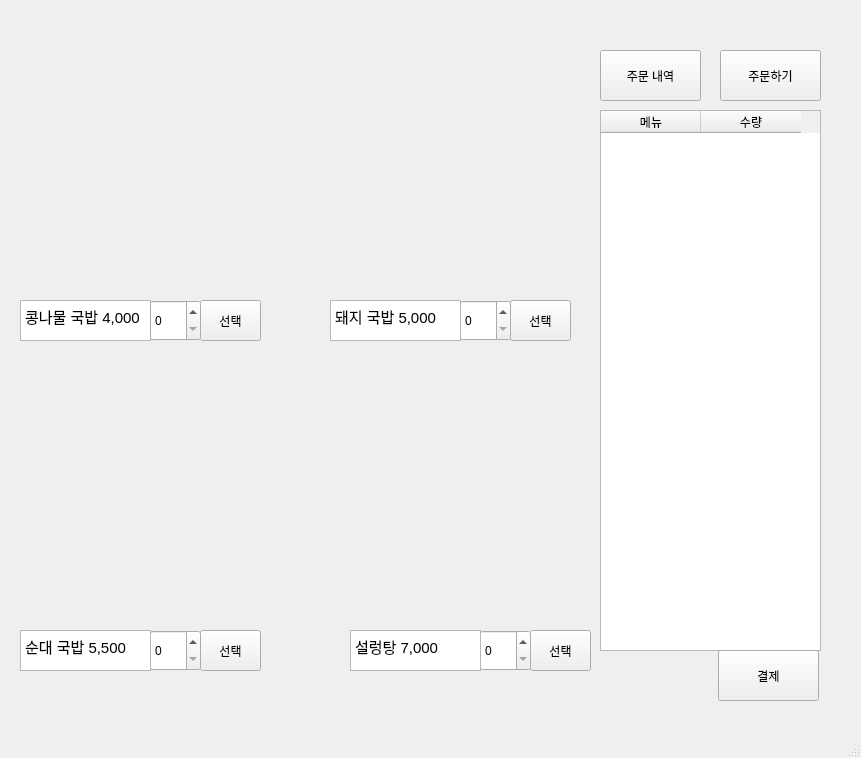
<?xml version="1.0" encoding="UTF-8"?>
<ui version="4.0">
 <class>MainWindow</class>
 <widget class="QMainWindow" name="MainWindow">
  <property name="geometry">
   <rect>
    <x>0</x>
    <y>0</y>
    <width>861</width>
    <height>758</height>
   </rect>
  </property>
  <property name="windowTitle">
   <string>MainWindow</string>
  </property>
  <widget class="QWidget" name="centralwidget">
   <widget class="QTextEdit" name="kongnamul">
    <property name="geometry">
     <rect>
      <x>20</x>
      <y>300</y>
      <width>131</width>
      <height>41</height>
     </rect>
    </property>
    <property name="html">
     <string>&lt;!DOCTYPE HTML PUBLIC &quot;-//W3C//DTD HTML 4.0//EN&quot; &quot;http://www.w3.org/TR/REC-html40/strict.dtd&quot;&gt;
&lt;html&gt;&lt;head&gt;&lt;meta name=&quot;qrichtext&quot; content=&quot;1&quot; /&gt;&lt;style type=&quot;text/css&quot;&gt;
p, li { white-space: pre-wrap; }
&lt;/style&gt;&lt;/head&gt;&lt;body style=&quot; font-family:'Ubuntu'; font-size:11pt; font-weight:400; font-style:normal;&quot;&gt;
&lt;p style=&quot; margin-top:0px; margin-bottom:0px; margin-left:0px; margin-right:0px; -qt-block-indent:0; text-indent:0px;&quot;&gt;콩나물 국밥 4,000&lt;/p&gt;&lt;/body&gt;&lt;/html&gt;</string>
    </property>
   </widget>
   <widget class="QPushButton" name="payment">
    <property name="geometry">
     <rect>
      <x>720</x>
      <y>50</y>
      <width>101</width>
      <height>51</height>
     </rect>
    </property>
    <property name="text">
     <string>주문하기</string>
    </property>
   </widget>
   <widget class="QPushButton" name="orderlist">
    <property name="geometry">
     <rect>
      <x>600</x>
      <y>50</y>
      <width>101</width>
      <height>51</height>
     </rect>
    </property>
    <property name="text">
     <string>주문 내역</string>
    </property>
   </widget>
   <widget class="QPushButton" name="kongnamul_select">
    <property name="geometry">
     <rect>
      <x>200</x>
      <y>300</y>
      <width>61</width>
      <height>41</height>
     </rect>
    </property>
    <property name="text">
     <string>선택</string>
    </property>
   </widget>
   <widget class="QSpinBox" name="kongnamul_cnt">
    <property name="geometry">
     <rect>
      <x>150</x>
      <y>300</y>
      <width>51</width>
      <height>41</height>
     </rect>
    </property>
   </widget>
   <widget class="QPushButton" name="pig_select">
    <property name="geometry">
     <rect>
      <x>510</x>
      <y>300</y>
      <width>61</width>
      <height>41</height>
     </rect>
    </property>
    <property name="text">
     <string>선택</string>
    </property>
   </widget>
   <widget class="QSpinBox" name="pig_cnt">
    <property name="geometry">
     <rect>
      <x>460</x>
      <y>300</y>
      <width>51</width>
      <height>41</height>
     </rect>
    </property>
   </widget>
   <widget class="QTextEdit" name="pig">
    <property name="geometry">
     <rect>
      <x>330</x>
      <y>300</y>
      <width>131</width>
      <height>41</height>
     </rect>
    </property>
    <property name="html">
     <string>&lt;!DOCTYPE HTML PUBLIC &quot;-//W3C//DTD HTML 4.0//EN&quot; &quot;http://www.w3.org/TR/REC-html40/strict.dtd&quot;&gt;
&lt;html&gt;&lt;head&gt;&lt;meta name=&quot;qrichtext&quot; content=&quot;1&quot; /&gt;&lt;style type=&quot;text/css&quot;&gt;
p, li { white-space: pre-wrap; }
&lt;/style&gt;&lt;/head&gt;&lt;body style=&quot; font-family:'Ubuntu'; font-size:11pt; font-weight:400; font-style:normal;&quot;&gt;
&lt;p style=&quot; margin-top:0px; margin-bottom:0px; margin-left:0px; margin-right:0px; -qt-block-indent:0; text-indent:0px;&quot;&gt;돼지 국밥 5,000&lt;/p&gt;&lt;/body&gt;&lt;/html&gt;</string>
    </property>
   </widget>
   <widget class="QPushButton" name="soondea_select">
    <property name="geometry">
     <rect>
      <x>200</x>
      <y>630</y>
      <width>61</width>
      <height>41</height>
     </rect>
    </property>
    <property name="text">
     <string>선택</string>
    </property>
   </widget>
   <widget class="QSpinBox" name="soondea_cnt">
    <property name="geometry">
     <rect>
      <x>150</x>
      <y>630</y>
      <width>51</width>
      <height>41</height>
     </rect>
    </property>
   </widget>
   <widget class="QTextEdit" name="soondea">
    <property name="geometry">
     <rect>
      <x>20</x>
      <y>630</y>
      <width>131</width>
      <height>41</height>
     </rect>
    </property>
    <property name="html">
     <string>&lt;!DOCTYPE HTML PUBLIC &quot;-//W3C//DTD HTML 4.0//EN&quot; &quot;http://www.w3.org/TR/REC-html40/strict.dtd&quot;&gt;
&lt;html&gt;&lt;head&gt;&lt;meta name=&quot;qrichtext&quot; content=&quot;1&quot; /&gt;&lt;style type=&quot;text/css&quot;&gt;
p, li { white-space: pre-wrap; }
&lt;/style&gt;&lt;/head&gt;&lt;body style=&quot; font-family:'Ubuntu'; font-size:11pt; font-weight:400; font-style:normal;&quot;&gt;
&lt;p style=&quot; margin-top:0px; margin-bottom:0px; margin-left:0px; margin-right:0px; -qt-block-indent:0; text-indent:0px;&quot;&gt;순대 국밥 5,500&lt;/p&gt;&lt;/body&gt;&lt;/html&gt;</string>
    </property>
   </widget>
   <widget class="QPushButton" name="cow_select">
    <property name="geometry">
     <rect>
      <x>530</x>
      <y>630</y>
      <width>61</width>
      <height>41</height>
     </rect>
    </property>
    <property name="text">
     <string>선택</string>
    </property>
   </widget>
   <widget class="QSpinBox" name="cow_cnt">
    <property name="geometry">
     <rect>
      <x>480</x>
      <y>630</y>
      <width>51</width>
      <height>41</height>
     </rect>
    </property>
   </widget>
   <widget class="QTextEdit" name="cow">
    <property name="geometry">
     <rect>
      <x>350</x>
      <y>630</y>
      <width>131</width>
      <height>41</height>
     </rect>
    </property>
    <property name="html">
     <string>&lt;!DOCTYPE HTML PUBLIC &quot;-//W3C//DTD HTML 4.0//EN&quot; &quot;http://www.w3.org/TR/REC-html40/strict.dtd&quot;&gt;
&lt;html&gt;&lt;head&gt;&lt;meta name=&quot;qrichtext&quot; content=&quot;1&quot; /&gt;&lt;style type=&quot;text/css&quot;&gt;
p, li { white-space: pre-wrap; }
&lt;/style&gt;&lt;/head&gt;&lt;body style=&quot; font-family:'Ubuntu'; font-size:11pt; font-weight:400; font-style:normal;&quot;&gt;
&lt;p style=&quot; margin-top:0px; margin-bottom:0px; margin-left:0px; margin-right:0px; -qt-block-indent:0; text-indent:0px;&quot;&gt;설렁탕 7,000&lt;/p&gt;&lt;/body&gt;&lt;/html&gt;</string>
    </property>
   </widget>
   <widget class="QLabel" name="label">
    <property name="geometry">
     <rect>
      <x>20</x>
      <y>60</y>
      <width>251</width>
      <height>211</height>
     </rect>
    </property>
    <property name="text">
     <string/>
    </property>
    <property name="pixmap">
     <pixmap>menuimg/cong1.png</pixmap>
    </property>
   </widget>
   <widget class="QLabel" name="label_2">
    <property name="geometry">
     <rect>
      <x>330</x>
      <y>70</y>
      <width>251</width>
      <height>211</height>
     </rect>
    </property>
    <property name="text">
     <string/>
    </property>
    <property name="pixmap">
     <pixmap>menuimg/pig.png</pixmap>
    </property>
   </widget>
   <widget class="QLabel" name="label_3">
    <property name="geometry">
     <rect>
      <x>20</x>
      <y>380</y>
      <width>251</width>
      <height>211</height>
     </rect>
    </property>
    <property name="text">
     <string/>
    </property>
    <property name="pixmap">
     <pixmap>menuimg/blood.png</pixmap>
    </property>
   </widget>
   <widget class="QLabel" name="label_4">
    <property name="geometry">
     <rect>
      <x>340</x>
      <y>380</y>
      <width>251</width>
      <height>211</height>
     </rect>
    </property>
    <property name="text">
     <string/>
    </property>
    <property name="pixmap">
     <pixmap>menuimg/cow.png</pixmap>
    </property>
   </widget>
   <widget class="QTableWidget" name="order_table">
    <property name="geometry">
     <rect>
      <x>600</x>
      <y>110</y>
      <width>221</width>
      <height>541</height>
     </rect>
    </property>
    <column>
     <property name="text">
      <string>메뉴</string>
     </property>
    </column>
    <column>
     <property name="text">
      <string>수량</string>
     </property>
    </column>
   </widget>
   <widget class="QPushButton" name="exit">
    <property name="geometry">
     <rect>
      <x>718</x>
      <y>650</y>
      <width>101</width>
      <height>51</height>
     </rect>
    </property>
    <property name="text">
     <string>결제</string>
    </property>
   </widget>
  </widget>
  <widget class="QMenuBar" name="menubar">
   <property name="geometry">
    <rect>
     <x>0</x>
     <y>0</y>
     <width>861</width>
     <height>22</height>
    </rect>
   </property>
  </widget>
  <widget class="QStatusBar" name="statusbar"/>
 </widget>
 <resources/>
 <connections/>
</ui>
